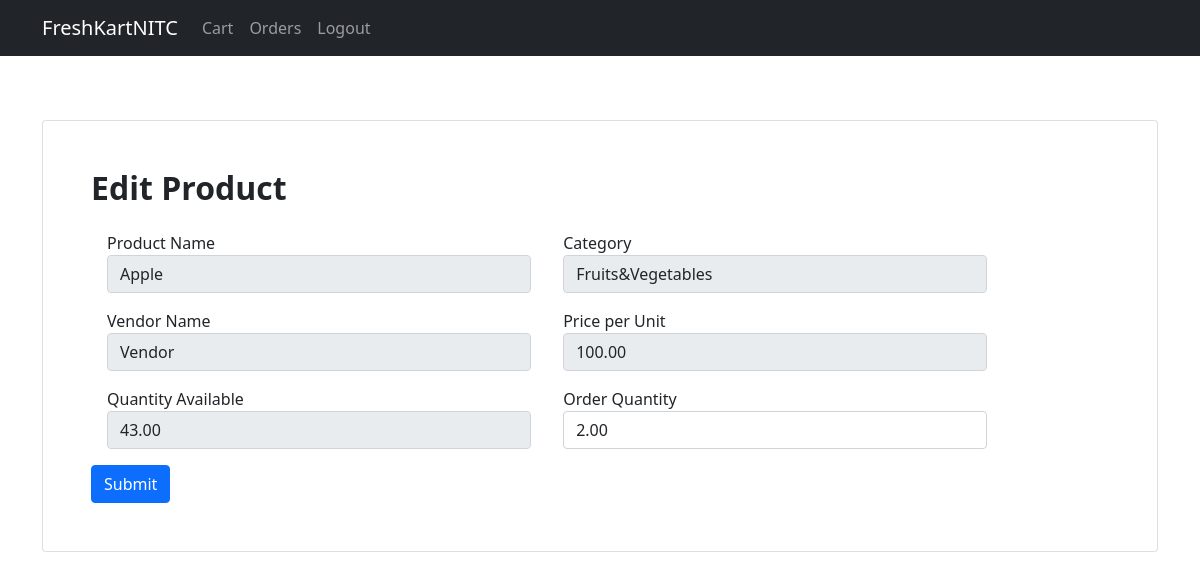
Page /order/3/edit (signed in) on the committed database.
### application/models.py (models this page shows)
class Products(db.Model):
    __tablename__ = 'products'
    id = db.Column(db.Integer, primary_key=True, autoincrement=True)
    name = db.Column(db.String(255), nullable=False)
    vendor = db.Column(db.Integer, db.ForeignKey('vendors.id'), nullable=False)
    image = db.Column(db.String(255), nullable=False)
    category = db.Column(db.String(255), nullable=False)
    price = db.Column(db.Numeric(10,2), nullable=False)
    qty = db.Column(db.Numeric(10,2), nullable=False)
    unit = db.Column(db.String(255), nullable=False)

class Vendors(db.Model):
    __tablename__ = 'vendors'
    id = db.Column(db.Integer, primary_key=True, autoincrement=True)
    name = db.Column(db.String(255), nullable=False)
    email = db.Column(db.String(255), nullable=False, unique=True)
    phone = db.Column(db.String(10), nullable=False)
    password = db.Column(db.String(255), nullable=False)

class Orders(db.Model):
    __tablename__ = 'orders'
    id = db.Column(db.Integer, primary_key=True, autoincrement=True)
    vendor = db.Column(db.Integer, db.ForeignKey('vendors.id'), nullable=False)
    user = db.Column(db.Integer, db.ForeignKey('users.id'), nullable=False)
    product = db.Column(db.Integer, db.ForeignKey('products.id'), nullable=False)
    date = db.Column(db.String(255), nullable=False)
    qty = db.Column(db.Numeric(10,2), nullable=False)
    price = db.Column(db.Numeric(10,2), nullable=False)
    state = db.Column(db.String(255), nullable=False)

### application/controllers.py (the view)
@app.route('/order/<int:id>/edit',methods=['GET','POST'])
@buyer_login_required
def edit_kart(id):
    order = Orders.query.filter_by(id=id).first()
    if order.user!= session['id']:
        flash('Unauthorized Access','danger')
        return redirect(url_for('login'))
    product = Products.query.filter_by(id=order.product).first()
    if request.method == 'POST':
        qty = request.form['qty']
        if float(qty) > product.qty:
            flash("Requested Quantity Not Available",'danger')
            return redirect(url_for('cart'))
        else:
            order.qty = qty
            db.session.commit()
            flash("Order Updated",'success')
            return redirect(url_for('cart'))
    else:
        vendor = Vendors.query.filter_by(id=order.vendor).first()
        return render_template('edit_order.html',order = order, product = product,vendor=vendor)

### application/controllers.py (called while the page is built)
def buyer_login_required(f):
    @wraps(f)
    def wrap(*args, **kwargs):
        if 'type' in session and session['type'] == 'Buyer' and 'status' in session:
            return f(*args, **kwargs)
        else:
            flash('Unauthorized Access','danger')
            return redirect(url_for('login'))
    return wrap

### templates/edit_order.html
{% extends 'base_buyer.html' %}
{% block content %}
<div class="container py-5">
    <div class="card">
        <div class="card-body p-5">
            <h2 class="fw-bold mb-4">Edit Product</h2>
            <form method='POST' enctype="multipart/form-data">
                <div class="d-flex flex-row align-items-center flex-wrap">
                    <div class="col-md-5 mb-3 mx-3">
                        <label>Product Name</label>
                        <input type="text" class="form-control" value={{product.name}} disabled>
                    </div>
                    <div class="col-md-5 mb-3 mx-3">
                        <label>Category</label>
                        <input type="text" class="form-control" value={{product.category}} disabled>
                    </div>
                </div>
                <div class="d-flex flex-row align-items-center flex-wrap">
                    <div class="col-md-5 mb-3 mx-3">
                        <label>Vendor Name</label>
                        <input type="text" class="form-control" value={{vendor.name}} disabled>
                    </div>
                    <div class="col-md-5 mb-3 mx-3">
                        <label>Price per Unit</label>
                        <input type="text" class="form-control" value={{product.price}} disabled/>
                    </div>
                </div>
                <div class="d-flex flex-row align-items-center flex-wrap">
                    <div class="col-md-5 mb-3 mx-3">
                        <label>Quantity Available</label>
                        <input type="text" class="form-control" value={{product.qty}} disabled/>
                    </div>
                    <div class="col-md-5 mb-3 mx-3">
                        <label>Order Quantity</label>
                        {%if product.unit=="kg"%}
                        <input class="form-control" type="number" name="qty" value={{order.qty}} step=0.01 min=0>
                        {%elif product.unit=="g"%}
                        <input class="form-control" type="number" name="qty" value={{order.qty}} step=10 min=0>
                        {%elif product.unit=="L"%}
                        <input class="form-control" type="number" name="qty" value={{order.qty}} step=0.01 min=0>
                        {%else%}
                        <input class="form-control" type="number" name="qty" value={{order.qty}} step=1 min=0>
                        {%endif%}
                    </div>
                </div>
                <input class="btn btn-primary" type="submit"></input>
            </form>
        </div>
    </div>
</div>
{% endblock %}

### rows in the picture
Products: name "Apple", category "Fruits&Vegetables", price "100.00", qty "43.00"
Vendors: name "Vendor"
Orders: qty "2.00"
